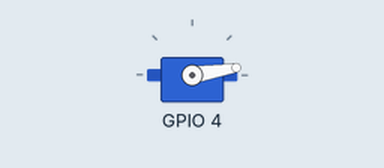
Recording of a program running on a simulated Raspberry Pi (BCM pin numbers). Shown: servo. Servo angles are drawn from the pulse width (0.5 ms = 0°, 2.5 ms = 180°). At 9.0 s the program stops and its outputs stay as they are.

Above: at 0.1 s.
At 6.1 s:
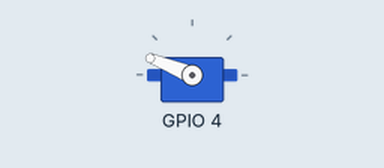
At 9.1 s:
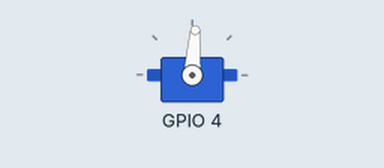
Timing chart, 0 to 10.5 s (numbered marks = the images above):
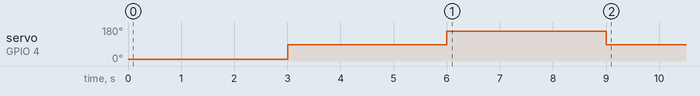

The program:

servo_test.py
```python
#!/usr/bin/python


import pigpio
import time

pi = pigpio.pi()
#-90
pi.set_servo_pulsewidth(4, 600)
time.sleep(3)
#0
pi.set_servo_pulsewidth(4, 1450)
time.sleep(3)
#90
pi.set_servo_pulsewidth(4, 2250)
time.sleep(3)

pi.set_servo_pulsewidth(4, 1450)
```

Measured:
- by itself, servo on GPIO 4: 9° → 86° at 3.0 s, → 158° 3.0 s later, → 86° 3.0 s later
